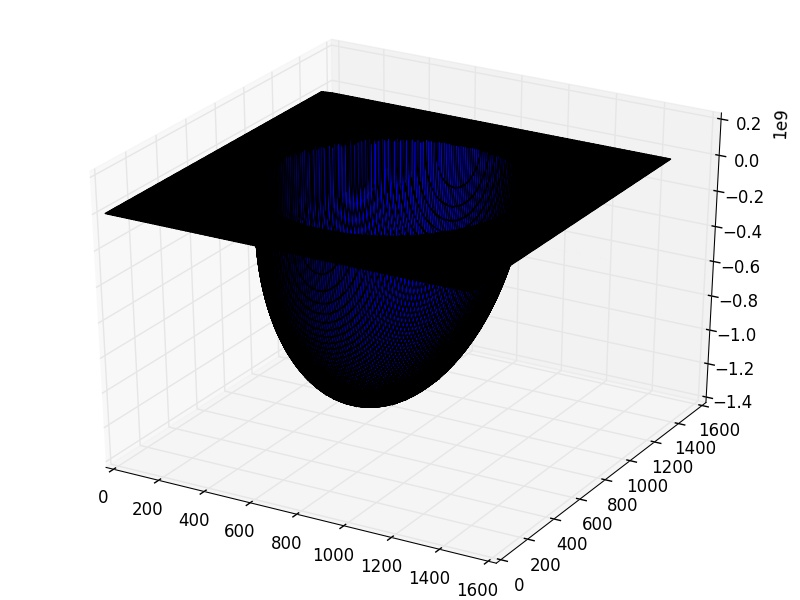

The script that saved this image:
import numpy as np
import matplotlib.pyplot as plt
from mpl_toolkits.mplot3d import Axes3D
from util import estimate_albedo_illumination
import cv2 as cv

E = cv.imread('road_border.jpg')
E = cv.cvtColor(E, cv.COLOR_BGR2GRAY)
[M, N] = np.shape(E)
M = M
N = N
E = cv.resize(E, (N, M))
[albedo, I, slant, tilt] = estimate_albedo_illumination(E)


p = np.zeros((M, N))
q = np.zeros((M, N))

z = np.zeros((M, N))

z_x = np.zeros((M, N))
z_y = np.zeros((M, N))

[x,y] = np.meshgrid(np.linspace(1, N, N), np.linspace(1, M, M))

max_iter = 50 

ix = np.cos(tilt) * np.tan(slant)
iy = np.sin(tilt) * np.tan(slant)
eps = 0.00001
for k in range(1, max_iter):

    R = (np.cos(slant) + p * np.cos(tilt) * np.sin(slant) + q * np.sin(tilt) * np.sin(slant)) / np.sqrt(1 + p**2 + q**2)
    index = np.where(R < 0)
    R[index[0], index[1]] = 1

    f = E - R

    df_dz = (p + q) * (ix * p + iy * q + 1) / (np.sqrt((1 + p**2 + q**2)**3) * (np.sqrt(1 + ix**2 + iy**2))) - (ix + iy) / (np.sqrt(1 + p**2 + q**2) * np.sqrt(1 + ix**2 + iy**2))
    
    z = z - f / (df_dz + eps)

    z_x[1:M,:] = z[0:M-1,:]
    z_y[:,1:N] = z[:, 0:N-1]

    p = z - z_x
    q = z - z_y

fig = plt.figure()
ax = Axes3D(fig)
ax.plot_surface(x, y, z)
plt.savefig('test5_road_border.jpg')
plt.show()
